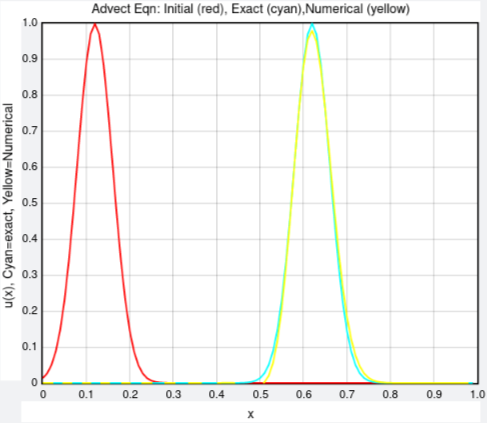

Python code for this plot:
from vpython import *

m = 100  # No steps in x
c = 1.
dx = 1. / m
beta = 0.8  # beta = c*dt/dx
u = [0] * (m + 1)  # Initial Numeric
u0 = [0] * (m + 1)
uf = [0] * (m + 1)
dt = beta * dx / c
T_final = 0.5
n = int(T_final / dt)  # N time steps

graph1 = graph(width=600, height=500, xtitle='x', xmin=0, xmax=1, ymin=0, ymax=1,
               ytitle='u(x), Cyan=exact, Yellow=Numerical',
               title='Advect Eqn: Initial (red), Exact (cyan),Numerical (yellow)')
initfn = gcurve(color=color.red)
exactfn = gcurve(color=color.cyan)
numfn = gcurve(color=color.yellow)  # Numerical solution


def plotIniExac():  # Plot initial & exact solution
    for i in range(0, m):
        x = i * dx
        u0[i] = exp(-300. * (x - 0.12) ** 2)  # Gaussian initial
        initfn.plot(pos=(0.01 * i, u0[i]))  # Initial function
        uf[i] = exp(-300. * (x - 0.12 - c * T_final) ** 2)  # Exact = cyan
        exactfn.plot(pos=(0.01 * i, uf[i]))
        rate(50)


plotIniExac()


def numerical():  # Finds Lax Wendroff solution
    for j in range(0, n + 1):  # Time loop
        for i in range(0, m - 1):  # x loop
            u[i + 1] = (1. - beta * beta) * u0[i + 1] - (0.5 * beta) * (1. - beta) * u0[i + 2] \
                       + (0.5 * beta) * (1. + beta) * u0[i]  # Algorithm
            u[0] = 0.
            u[m - 1] = 0.
            u0[i] = u[i]


numerical()
for j in range(0, m - 1):
    rate(50)
    numfn.plot(pos=(0.01 * j, u[j]))
